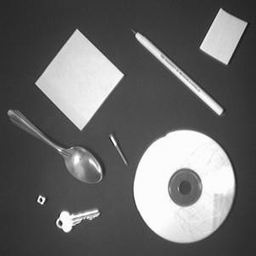
#> input picture shape256.jpg, 256 x 256 px
$ jupyter execute notebook_version.ipynb   (older library calls are emulated)
#> lines starting #> are read from the running program, lines starting #| are printed output that depends on the picture; after the words box and inside, x2 and y2 are one past the last pixel; in counts of white or black regions, pixels touching at a corner belong together; long printed decimals are rounded
### snr.py
import numpy as np
import sympy as sp


def add_gaussian_noise(image, sigma):
    # Generate Gaussian noise with zero mean and the calculated variance
    height, width = image.shape
    noise = np.random.normal(0, sigma, (height, width))
    # Add the noise to the image
    noisy_image = image + noise
    # Clip the pixel values to ensure they are within the valid range [0, 255]
    noisy_image = np.clip(noisy_image, 0, 255)
    # Convert the noisy_image back to uint8 data type (if not already)
    noisy_image = noisy_image.astype(np.uint8)
    return noisy_image


class ImageSNR(object):
    def __init__(self) -> None:
        # Define the variables
        self.A, self.sigma, self.SNR = sp.symbols('A sigma SNR')
        # Create the expression
        self.expr = 20 * sp.log((self.A / self.sigma), 10)
        # Define the equation
        self.equation = sp.Eq(self.SNR, self.expr)
        print(f'The SNR equation is: {self.equation}')

    def get_snr(self, image, sigma_value):
        equation_with_values = self.equation.subs({self.sigma: sigma_value, self.A: np.std(image)})
        # Solve for sigma
        solutions = sp.solve(equation_with_values, self.SNR)
        # Convert the solution to an actual number
        snr_value = eval(str(solutions[0]))
        return snr_value

    def get_sigma(self, image, snr_value):
        equation_with_values = self.equation.subs({self.SNR: snr_value, self.A: np.std(image)})
        # Solve for sigma
        solutions = sp.solve(equation_with_values, self.sigma)
        # Convert the solution to an actual number
        sigma_value = eval(str(solutions[0]))
        return sigma_value

### canny.py
import cv2
import numpy as np


def get_image_gradients(image, ksize=3, sigma=2, smooth=True, abs=False):
    if smooth:
    # smooth
        image = cv2.GaussianBlur(image, (ksize, ksize), sigma)
        image = cv2.medianBlur(image, ksize)
    # sobel
    sobelx = cv2.Sobel(src=image, ddepth=cv2.CV_64F,
                        dx=1, dy=0, ksize=ksize)
    sobely = cv2.Sobel(src=image, ddepth=cv2.CV_64F,
                        dx=0, dy=1, ksize=ksize)
    # abs
    magnitude = np.sqrt((sobelx.copy() ** 2) + (sobely.copy() ** 2))
    orientation = np.rad2deg(np.arctan(sobely.copy(), sobelx.copy()))
    if abs:
        sobelx_abs = cv2.convertScaleAbs(sobelx.copy())
        sobely_abs = cv2.convertScaleAbs(sobely.copy())
        return sobelx_abs, sobely_abs, magnitude, orientation
    else:
        return sobelx, sobely, magnitude, orientation


# TODO: change discretization?
def non_max_suppression(image, angle):
    M, N = image.shape
    # zeros of image size
    Z = np.zeros((M,N), dtype=np.float32)

    # loop over image
    for y in range(1,M-1):
        for x in range(1,N-1):
            try:
                q = 255
                r = 255

                # angle 0
                if (-22.5 < angle[y, x] < 22.5):
                    q = image[y, x-1]
                    r = image[y, x+1]
                # angle 45
                elif (22.5 <= angle[y, x] < 67.5):
                    q = image[y-1, x-1]
                    r = image[y+1, x+1]
                # angle 90
                elif (67.5 <= angle[y, x] < 90) or (-90 < angle[y, x] <= -67.5):
                    q = image[y-1, x]
                    r = image[y+1, x]
                # angle 135
                elif (-67.5 < angle[y, x] <= -22.5):
                    q = image[y+1, x-1]
                    r = image[y-1, x+1]

                if (image[y,x] >= q) and (image[y,x] >= r):
                    Z[y,x] = image[y,x]
                else:
                    Z[y,x] = 0

            except IndexError as e:
                # ayo?
                Z[y,x] = 0
                # pass
    return Z


def threshold(image, highThreshold, lowThreshold, weak, strong):

    highThreshold = image.max() * highThreshold
    lowThreshold = highThreshold * lowThreshold

    M, N = image.shape
    res = np.zeros((M,N), dtype=np.int32)

    strong_i, strong_j = np.where(image >= highThreshold)
    zeros_i, zeros_j = np.where(image < lowThreshold)

    weak_i, weak_j = np.where((image <= highThreshold) & (image >= lowThreshold))

    res[strong_i, strong_j] = strong
    res[weak_i, weak_j] = weak

    return (res)

def hysteresis(image, weak, strong):

    M, N = image.shape

    for y in range(1, M-1):
        for x in range(1, N-1):
            if (image[y,x] == weak):
                try:
                    if ((image[y+1, x-1] == strong) or (image[y+1, x] == strong) or (image[y+1, x+1] == strong)
                        or (image[y, x-1] == strong) or (image[y, x+1] == strong)
                        or (image[y-1, x-1] == strong) or (image[y-1, x] == strong) or (image[y-1, x+1] == strong)):
                        image[y, x] = strong
                    else:
                        image[y, x] = 0
                except IndexError as e:
                    pass
    return image

### utils.py
import numpy as np


def print_image_metrics(image):
    print(f'Image Shape: {image.shape}') # image shape
    print(f'Image Min: {np.min(image)}') # min
    print(f'Image Max: {np.max(image)}') # max
    print(f'Unique Pixel Values: {len(np.unique(image))}') # number of unique pixel values
    # print(np.unique(image)) # unique pixel values

### notebook_version.ipynb
[cell 1]
import cv2
import matplotlib.pyplot as plt
from utils import print_image_metrics
from snr import ImageSNR, add_gaussian_noise
from canny import threshold, hysteresis, get_image_gradients, non_max_suppression

### GLOBALS ###
IMAGE_PATH = './shape256.jpg'
DESIRED_SNR = 6 # dB
KERNEL_SIZE = 3
SIGMA = 2
SMOOTH = True

[cell 2]
# Load image
img = cv2.imread(IMAGE_PATH, cv2.IMREAD_UNCHANGED)
#> img is the input picture: shape (256, 256); min 3, max 255, mean 104.4
# print some metrics
print_image_metrics(img)
#| Image Shape: (256, 256)
#| Image Min: 3
#| Image Max: 255
#| Unique Pixel Values: 239
# (Q1) show the image
plt.imshow(img, cmap='gray')
plt.title('original image')

[cell 3]
# (Q2) add noise to the image
image_snr = ImageSNR()
noise_sigma = image_snr.get_sigma(img, DESIRED_SNR)
#> in get_sigma, `solutions = sp.solve(equation_with_values, self.sigma)`: solutions = 1 item
#> in get_sigma, `sigma_value = eval(str(solutions[0]))`: sigma_value = 36.08
#> noise_sigma = 36.08
print(f'Sigma Value is: {noise_sigma}')
#| Sigma Value is: 36.080
# should be 6dB now
snr_val = image_snr.get_snr(img, noise_sigma)
#> in get_snr, `solutions = sp.solve(equation_with_values, self.SNR)`: solutions = 1 item
#> in get_snr, `snr_value = eval(str(solutions[0]))`: snr_value = 6
#> snr_val = 6
print(f'SNR Value is: {snr_val}')
#| SNR Value is: 6.000
# create the noisy image now
print('Adding Gaussian Noise..')
noisy_image = add_gaussian_noise(img, noise_sigma)
#> in add_gaussian_noise, `noise = np.random.normal(0, sigma, (height, width))`:
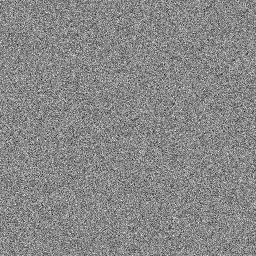
#> noise: shape (256, 256) float64; min -175.1, max 153, mean -0.1; drawn with min black and max white
#> in add_gaussian_noise, `noisy_image = image + noise`:
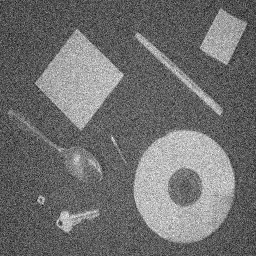
#> noisy_image: shape (256, 256) float64; min -112.1, max 382, mean 104.3; drawn with min black and max white
#> in add_gaussian_noise, `noisy_image = np.clip(noisy_image, 0, 255)`:
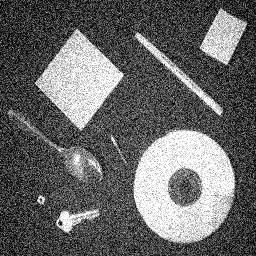
#> noisy_image: shape (256, 256) float64; min 0, max 255, mean 103.3
plt.imshow(noisy_image, cmap='gray')
plt.title('noisy image')

[cell 4]
# (Q3) show sobel gradients
print('Getting Sobel Gradients, Magnitude and Orientation..')
sobelx_abs, sobely_abs, magnitude, orientation = get_image_gradients(noisy_image, ksize=KERNEL_SIZE, sigma=SIGMA, smooth=SMOOTH,
                                                                     abs=True)
#> in get_image_gradients, `sobely = cv2.Sobel(src=image, ddepth=cv2.CV_64F, dx=0, dy=1, ksize=ksi..`:
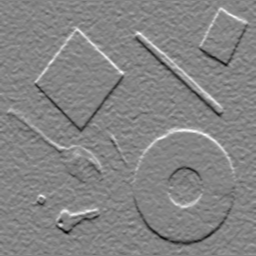
#> sobely: shape (256, 256) float64; min -486, max 448, mean 0.3; drawn with min black and max white
#> in get_image_gradients, `orientation = np.rad2deg(np.arctan(sobely.copy(), sobelx.copy()))`:
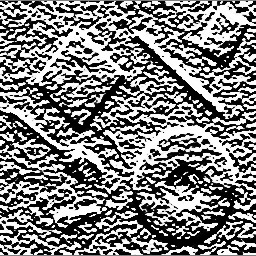
#> orientation: shape (256, 256) float64; min -89.88, max 89.87, mean 0.1; drawn with min black and max white
#> in get_image_gradients, `sobelx_abs = cv2.convertScaleAbs(sobelx.copy())`:
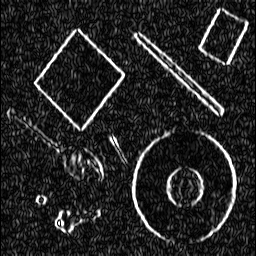
#> sobelx_abs: shape (256, 256); min 0, max 255, mean 37.7
#> in get_image_gradients, `sobely_abs = cv2.convertScaleAbs(sobely.copy())`:
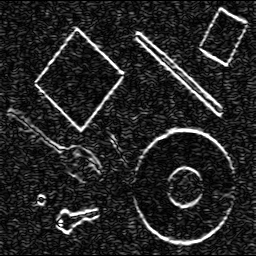
#> sobely_abs: shape (256, 256); min 0, max 255, mean 37
fig, (ax1, ax2, ax3, ax4) = plt.subplots(1, 4, figsize=(20, 5))
fig.suptitle('Gradient Images')
ax1.imshow(sobelx_abs, cmap='gray')
ax1.set_title('Sobel X abs')
ax2.imshow(sobely_abs, cmap='gray')
ax2.set_title('Sobel Y abs')
ax3.imshow(magnitude, cmap='gray')
ax3.set_title('Magnitude')
ax4.imshow(orientation, cmap='jet')
ax4.set_title('Orientation')

[cell 5]
# (Q4) nms
print('Performing NMS..')
nms_mag = non_max_suppression(magnitude, orientation)
#> after the loop in non_max_suppression, `for y in range(1,M-1):`:
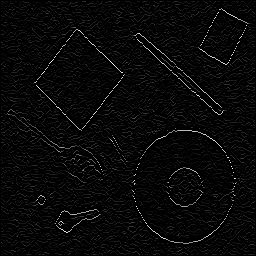
#> Z: shape (256, 256) float32; min 0, max 528.5, mean 17.1; drawn with min black and max white
# finally threshold
# somewhat a little bit better
print('Double Thresholding..')
nms_th = threshold(nms_mag, 0.40, 0.90, 75, 255)
#> in threshold, `highThreshold = image.max() * highThreshold`: highThreshold = 211.4
#> in threshold, `lowThreshold = highThreshold * lowThreshold`: lowThreshold = 190.3
#> in threshold, `strong_i, strong_j = np.where(image >= highThreshold)`: strong_i = 948 values from 8 to 243; strong_j = 948 values, max 247 at index 35, min 7 at index 417, mean 145
#> in threshold, `weak_i, weak_j = np.where((image <= highThreshold) & (image >= lowThre..`: weak_i = 58 values from 47 to 219; weak_j = 58 values, max 235 at index 56, min 10 at index 6, mean 94.36
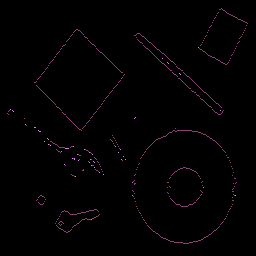
#> nms_th: shape (256, 256) int32; 3 distinct labels, from 0 to 255; one colour per label, 0 black
print('Hysteresis as the final step..')
nms_th = hysteresis(nms_th, 75, 255)
#> after the loop in hysteresis, `for y in range(1, M-1):`:
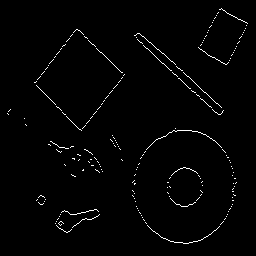
#> image: shape (256, 256) int32; 1.5% white in thin lines or dots, all inside (x1, y1, x2, y2) = (7, 8, 248, 244)
ret, nms_th2 = cv2.threshold(nms_mag, 200, 255, cv2.THRESH_BINARY)
fig, (ax1, ax2, ax3) = plt.subplots(1, 3, figsize=(10, 5))
fig.suptitle('Post Processing')
ax1.imshow(nms_mag, cmap='gray')
ax1.set_title('NMS Magnitude')
ax2.imshow(nms_th2, cmap='gray')
ax2.set_title('NMS Threshold')
ax3.imshow(nms_th, cmap='gray')
ax3.set_title('Hysteresis')
